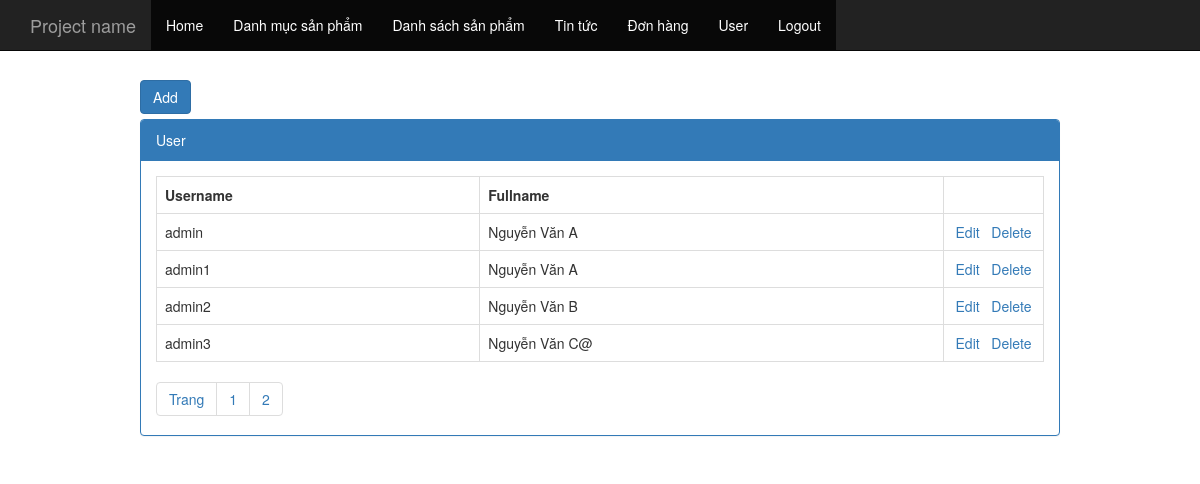
/admin.php?controller=user (signed in), run on the app's committed database.
### tables this page shows
CREATE TABLE `tbl_user` (
  `pk_user_id` int(11) NOT NULL,
  `c_username` varchar(500) NOT NULL,
  `c_password` varchar(500) NOT NULL,
  `c_fullname` varchar(500) NOT NULL
);

### controller/backend/controller_user.php (called while the page is built, shortened)
<?php
	class controller_user extends controller{
		public function __construct(){
			$record_per_page = 4;
			$total_record = $this->model->num_rows("select * from tbl_user");
			$num_page = ceil($total_record/$record_per_page);
			$p = isset($_GET["p"])&&$_GET["p"]>0?($_GET["p"]-1):0;
			$from = $p*$record_per_page;
			$arr = $this->model->fetch("select * from tbl_user order by pk_user_id asc limit $from,$record_per_page");
			include "view/backend/view_user.php";
		}
	}
	new controller_user();
 ?>

### application/controller.php (called while the page is built, shortened)
<?php
	class controller{
		public function __construct(){
			$this->model = new model();
		}
	}
 ?>

### application/model.php (called while the page is built, shortened)
<?php
	$conn = mysqli_connect($hostname,$username,$password,$database);
	mysqli_set_charset($conn,"UTF8");
	class model{
		public function fetch($sql){
			global $conn;
			$result = mysqli_query($conn,$sql);
			$arr = array();
			while($rows = mysqli_fetch_object($result))
				$arr[] = $rows;
			return $arr;
		}
		public function num_rows($sql){
			global $conn;
			$result = mysqli_query($conn,$sql);
			return mysqli_num_rows($result);
		}
	}
 ?>

### view/backend/view_user.php (the view)
<div class="col-md-10 col-md-offset-1">
	<div style="margin-bottom: 5px;"><a href="admin.php?controller=add_edit_user&act=add" class="btn btn-primary">Add</a></div>
	<div class="panel panel-primary">
		<div class="panel-heading">User</div>
		<div class="panel-body">
			<table class="table table-hover table-bordered">
				<tr>
					<th>Username</th>
					<th>Fullname</th>
					<th style="width: 100px;"></th>
				</tr>
			<?php
				foreach($arr as $rows)
				{
			 ?>
				<tr>
					<td><?php echo $rows->c_username; ?></td>
					<td><?php echo $rows->c_fullname; ?></td>
					<td style="text-align: center;">
						<a href="admin.php?controller=add_edit_user&act=edit&id=<?php echo $rows->pk_user_id; ?>">Edit</a>&nbsp;&nbsp;
						<a onclick="return window.confirm('Are you sure?');" href="admin.php?controller=user&act=delete&id=<?php echo $rows->pk_user_id; ?>">Delete</a>
					</td>
				</tr>
			<?php } ?>
			</table>
			<ul class="pagination" style="padding:0px; margin:0px;">
				<li><a href="#">Trang</a></li>
				<?php
					for($i = 1; $i <= $num_page; $i++)
					{
				 ?>
				<li><a href="admin.php?controller=user&p=<?php echo $i; ?>"><?php echo $i; ?></a></li>
				<?php } ?>
			</ul>
		</div>
	</div>
</div>

### data on the page
tbl_user: c_username "admin", c_fullname "Nguyễn Văn A"
tbl_user: c_username "admin1", c_fullname "Nguyễn Văn A"
tbl_user: c_username "admin2", c_fullname "Nguyễn Văn B"
tbl_user: c_username "admin3", c_fullname "Nguyễn Văn C@"
